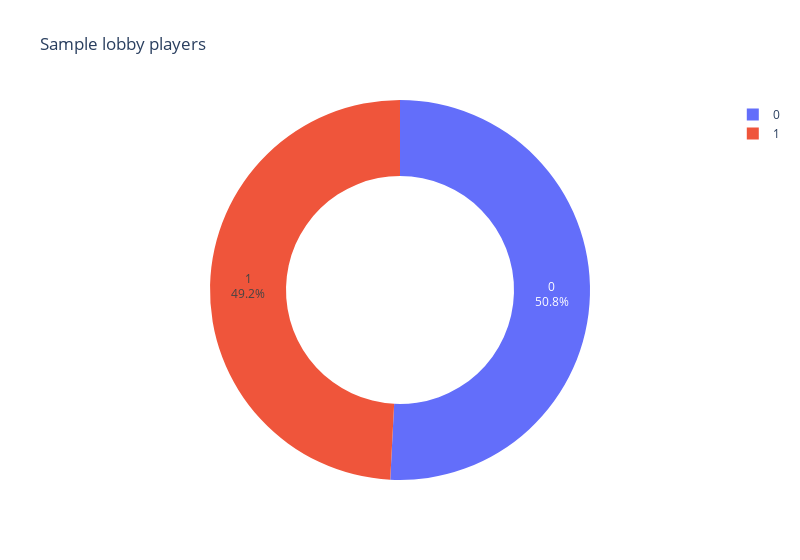
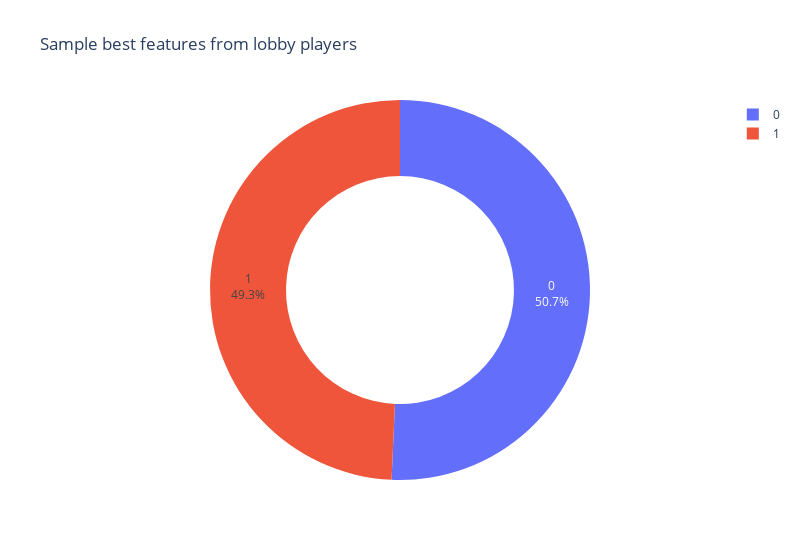
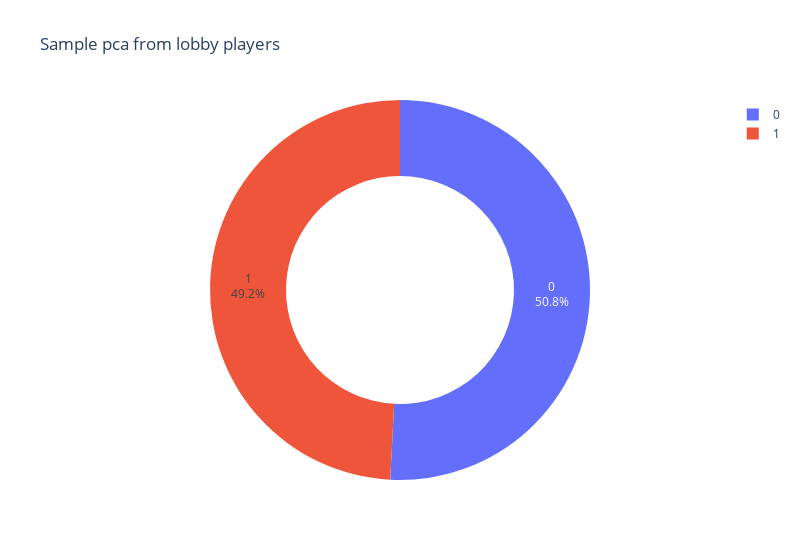

Notebook code cell kept with these figures, in order:
### Code cell
def create_donut_plot(data, target_variable, title):
    target_count = data[target_variable].value_counts()
    fig = px.pie(target_count, values=target_count.values, names=target_count.index, title=title, width=800)
    fig.update_traces(textposition='inside', textinfo='percent+label')
    fig.update_traces(hole=0.6, hoverinfo="label+percent+name")
    fig.show()

create_donut_plot(sample_lobby_players, 'flWinner', 'Sample lobby players')
create_donut_plot(sample_beast_features, 'flWinner', 'Sample best features from lobby players')
create_donut_plot(sample_pca, 'flWinner', 'Sample pca from lobby players')

### Figure 1 — Plotly figure (JSON) as saved in the notebook; plotly's stock layout.template omitted (floating-point values rounded to 4 significant figures)
{"data": [{"domain": {"x": [0, 1], "y": [0, 1]}, "hole": 0.6, "hoverinfo": "label+percent+name", "hovertemplate": "index=%{label}<br>value=%{value}<extra></extra>", "labels": [0, 1], "legendgroup": "", "name": "", "showlegend": true, "textinfo": "percent+label", "textposition": "inside", "type": "pie", "values": [50817, 49183]}], "layout": {"legend": {"tracegroupgap": 0}, "title": {"text": "Sample lobby players"}, "width": 800}}

### Figure 2 — Plotly figure (JSON) as saved in the notebook; plotly's stock layout.template omitted (floating-point values rounded to 4 significant figures)
{"data": [{"domain": {"x": [0, 1], "y": [0, 1]}, "hole": 0.6, "hoverinfo": "label+percent+name", "hovertemplate": "index=%{label}<br>value=%{value}<extra></extra>", "labels": [0, 1], "legendgroup": "", "name": "", "showlegend": true, "textinfo": "percent+label", "textposition": "inside", "type": "pie", "values": [50706, 49294]}], "layout": {"legend": {"tracegroupgap": 0}, "title": {"text": "Sample best features from lobby players"}, "width": 800}}

### Figure 3 — Plotly figure (JSON) as saved in the notebook; plotly's stock layout.template omitted (floating-point values rounded to 4 significant figures)
{"data": [{"domain": {"x": [0, 1], "y": [0, 1]}, "hole": 0.6, "hoverinfo": "label+percent+name", "hovertemplate": "index=%{label}<br>value=%{value}<extra></extra>", "labels": [0, 1], "legendgroup": "", "name": "", "showlegend": true, "textinfo": "percent+label", "textposition": "inside", "type": "pie", "values": [50817, 49183]}], "layout": {"legend": {"tracegroupgap": 0}, "title": {"text": "Sample pca from lobby players"}, "width": 800}}
